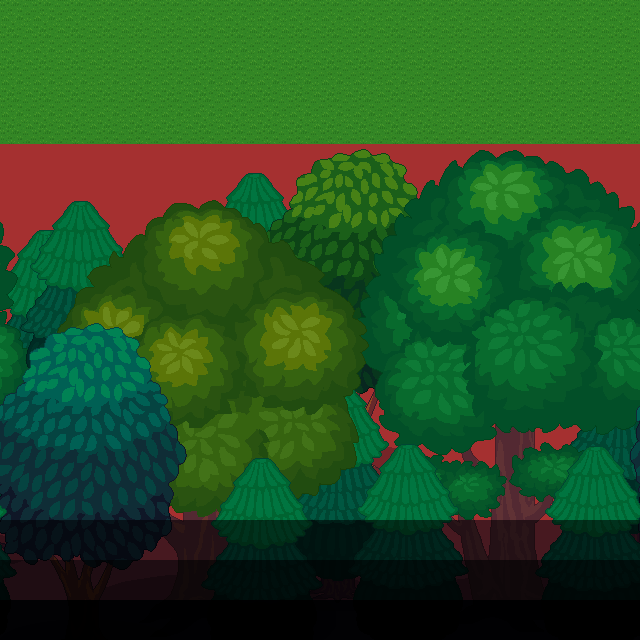

A level layout from a 2D game, rendered from its tile map. Below: a short description, then the map file with tile-grid data replaced by summaries:
An orthogonal 40x40 tile map with 16x16 px tiles, 3 tile layers (ground, wall, tree), 3 tilesets.

<map version="1.10" tiledversion="1.10.2" orientation="orthogonal" renderorder="right-down" width="40" height="40" tilewidth="16" tileheight="16" infinite="0" nextlayerid="4" nextobjectid="1">
 <tileset firstgid="1" source="grasslv3.tsx" />
 <tileset firstgid="5" source="lv3_trees.tsx" />
 <tileset firstgid="14" source="wall.tsx" />
 <layer id="1" name="ground" width="40" height="40">
  <properties>
   <property name="unity:SortingLayer" value="Ground" />
   <property name="unity:layer" value="Ground" />
  </properties>
  <data>[1600 cells, 1600 non-empty, 4 distinct tile ids]</data>
 </layer>
 <layer id="2" name="wall" width="40" height="40">
  <properties>
   <property name="unity:ignore" value="Visual" />
   <property name="unity:layer" value="Obstacles" />
  </properties>
  <data>[1600 cells, 1240 non-empty, 1 distinct tile ids]</data>
 </layer>
 <layer id="3" name="tree" width="40" height="40">
  <properties>
   <property name="unity:SortingLayer" value="Foreground" />
   <property name="unity:layer" value="Obstacles" />
  </properties>
  <data>[1600 cells, 1 non-empty, 1 distinct tile ids]</data>
 </layer>
</map>
